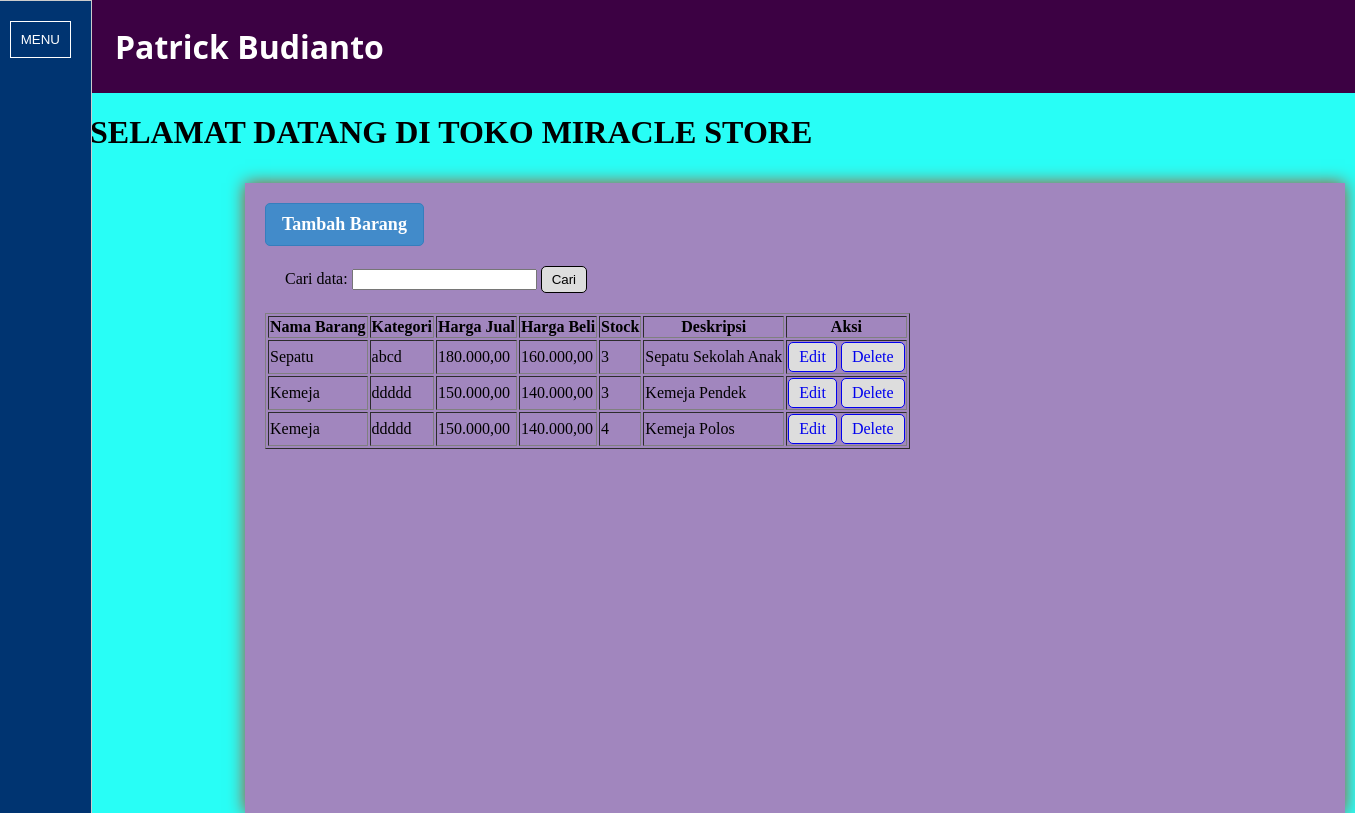
/barang1.php, run on the app's committed database.
### tables this page shows
CREATE TABLE `barang` (
  `id_barang` int(11) NOT NULL,
  `id_kategori` int(11) NOT NULL,
  `nama_barang` varchar(50) NOT NULL,
  `harga_beli` decimal(10,0) NOT NULL,
  `harga_jual` decimal(10,0) NOT NULL,
  `stock` int(11) NOT NULL,
  `deskripsi` varchar(100) NOT NULL,
  `gambar` varchar(100) NOT NULL
);

CREATE TABLE `kategori` (
  `id_kategori` int(11) NOT NULL,
  `nama_kategori` varchar(50) NOT NULL
);

### barang1.php (the view, shortened to what this page needs)
<?php
$q="";
include_once 'koneksi.php';
$sql = "SELECT b.id_barang,
                b.id_kategori,
                b.nama_barang,
                k.nama_kategori,
                b.harga_jual,
                b.harga_beli,
                b.stock,
                b.deskripsi,
                b.gambar
FROM barang b
JOIN kategori k on b.id_kategori = k.id_kategori";
$sql_count = "SELECT COUNT(*) FROM barang";
$result_count = mysqli_query($conn, $sql_count);
$count = 0;
if ($result_count){
  $r_data = mysqli_fetch_row($result_count);
  $count = $r_data[0];
}
$per_page = 4;
$num_page = ceil($count / $per_page);
$limit = $per_page;
if (isset($_GET['page'])){
  $page = $_GET['page'];
  $offset = ($page - 1) * $per_page;
}else{
  $offset = 0;
  $page = 1;
}
$sql .= " LIMIT {$offset}, {$limit}";
$result = mysqli_query($conn, $sql);
?>
<link rel="stylesheet" type="text/css" href="style2.css">
<div class="content_b">
  <div class="main">
    <?php echo '<a href="form_barang.php" class="btn btn-large">Tambah Barang</a>';  ?>
    <form action="index.php" method="get">
      <label for="q">Cari data: </label>
      <input type="text" id="q" name="q" class="input-q" value="<?php echo $q ?>">
      <input type="submit" name="submit" value="Cari" class="btn btn-primary">
    </form>
    <?php
if($result):
     ?>
     <table border="1">
       <tr>
         <th>Nama Barang</th>
         <th>Kategori</th>
         <th>Harga Jual</th>
         <th>Harga Beli</th>
         <th>Stock</th>
         <th>Deskripsi</th>
         <th>Aksi</th>
       </tr>
       <?php while($row = mysqli_fetch_array($result)): ?>
         <tr>
          <td><?php echo $row['nama_barang']; ?></td>
           <td><?php echo $row['nama_kategori']; ?></td>
           <td class="right"><?php echo number_format($row['harga_jual'],2,',','.'); ?></td>
           <td class="right"><?php echo number_format($row['harga_beli'],2,',','.'); ?></td>
           <td class="right"><?php echo $row['stock'];?></td>
           <td><?php echo $row['deskripsi']; ?></td>
           <td class="center">
             <a class="btn btn-default" href="edit_barang.php?id=<?php echo $row['id_barang']; ?>">Edit</a>
             <a class="btn btn-alert" onclick="return confirm('Yakin akan menghapus data?');" href="hapus_barang.php?id=<?php echo $row['id_barang'];?>">Delete</a>
           </td>
         </tr>
       <?php endwhile;?>
     </table>
     <ul class="pagination">
       <li><a href="#">&laquo;</a></li>
       <?php for ($i=1; $i <=$num_page; $i++) {
         $link = "?page={$i}";
         $class = ($page == $i ? 'active' : '');
         echo "<li><a class=\"{$class}\" href=\"{$link}\">{$i}</a></li>";
                } ?>
                <li>
                </li>
                <li><a href="#">&raquo;</a></li>
              </ul>
  <?php endif; ?>
</div>
</div>

### style1.css (style rules this page uses)
body { padding: 0; margin: 0; background-color: #28fef6; }

### style2.css (style rules this page uses)
.main { padding: 20px; }
form { margin: 20px; }
.btn { border: 1px solid; padding: 5px 10px; background-color: #ddd; text-decoration : none; display: inline-block; border-radius: 5px; cursor: pointer; }
.btn-large { font-size: 18px; line-height: 25px; padding: 8px 16px; font-weight: bold; color: #fff; border-color: #357ebd; background-color: #428bca; }
.content_b { position: relative; top: 10px; left: 245px; width: 1100px; height: 630px; overflow: scroll; box-shadow: 0 0 1em #b64a24; background-color: #a186be; }
.pagination { position: relative; left: -500px; }

### data on the page
barang: nama_barang "Sepatu", id_kategori.nama_kategori "abcd", harga_jual "180.000,00", harga_beli "160.000,00", stock "3", deskripsi "Sepatu Sekolah Anak"
barang: nama_barang "Kemeja", id_kategori.nama_kategori "ddddd", harga_jual "150.000,00", harga_beli "140.000,00", stock "3", deskripsi "Kemeja Pendek"
barang: nama_barang "Kemeja", id_kategori.nama_kategori "ddddd", harga_jual "150.000,00", harga_beli "140.000,00", stock "4", deskripsi "Kemeja Polos"
